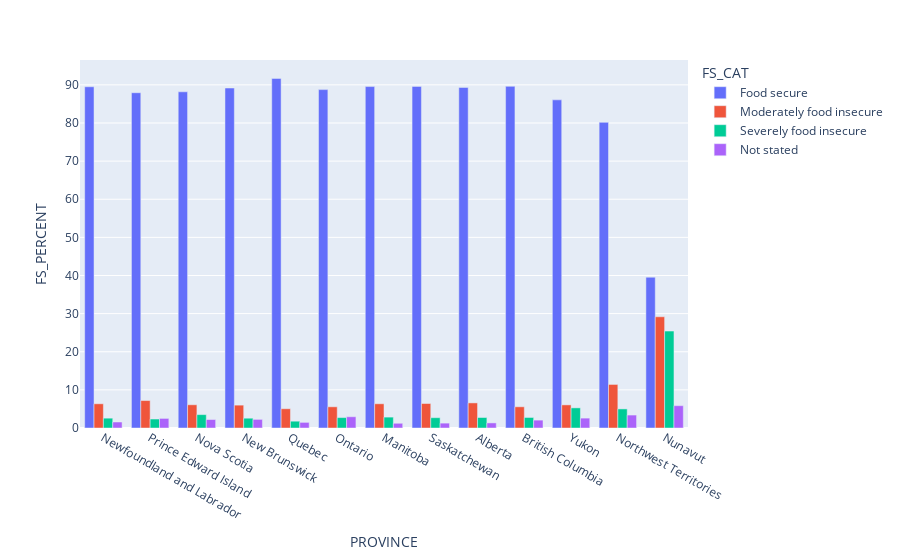

The code cell stored with this chart in its notebook:
### Code cell
fig=px.bar(data_fs_prov, x='PROVINCE', y='FS_PERCENT', color='FS_CAT', barmode='group')
fig.show()

### Figure 1 — Plotly figure (JSON) as saved in the notebook; plotly's stock layout.template omitted (floating-point values rounded to 4 significant figures)
{"data": [{"alignmentgroup": "True", "hovertemplate": "FS_CAT=Food secure<br>PROVINCE=%{x}<br>FS_PERCENT=%{y}<extra></extra>", "legendgroup": "Food secure", "marker": {"color": "#636efa", "pattern": {"shape": ""}}, "name": "Food secure", "offsetgroup": "Food secure", "orientation": "v", "showlegend": true, "textposition": "auto", "type": "bar", "x": ["Newfoundland and Labrador", "Prince Edward Island", "Nova Scotia", "New Brunswick", "Quebec", "Ontario", "Manitoba", "Saskatchewan", "Alberta", "British Columbia", "Yukon", "Northwest Territories", "Nunavut"], "xaxis": "x", "y": [89.5, 87.93, 88.18, 89.17, 91.69, 88.75, 89.55, 89.6, 89.33, 89.61, 86.06, 80.17, 39.55], "yaxis": "y"}, {"alignmentgroup": "True", "hovertemplate": "FS_CAT=Moderately food insecure<br>PROVINCE=%{x}<br>FS_PERCENT=%{y}<extra></extra>", "legendgroup": "Moderately food insecure", "marker": {"color": "#EF553B", "pattern": {"shape": ""}}, "name": "Moderately food insecure", "offsetgroup": "Moderately food insecure", "orientation": "v", "showlegend": true, "textposition": "auto", "type": "bar", "x": ["Newfoundland and Labrador", "Prince Edward Island", "Nova Scotia", "New Brunswick", "Quebec", "Ontario", "Manitoba", "Saskatchewan", "Alberta", "British Columbia", "Yukon", "Northwest Territories", "Nunavut"], "xaxis": "x", "y": [6.353, 7.198, 6.094, 5.997, 5.048, 5.562, 6.356, 6.424, 6.584, 5.562, 6.062, 11.43, 29.17], "yaxis": "y"}, {"alignmentgroup": "True", "hovertemplate": "FS_CAT=Severely food insecure<br>PROVINCE=%{x}<br>FS_PERCENT=%{y}<extra></extra>", "legendgroup": "Severely food insecure", "marker": {"color": "#00cc96", "pattern": {"shape": ""}}, "name": "Severely food insecure", "offsetgroup": "Severely food insecure", "orientation": "v", "showlegend": true, "textposition": "auto", "type": "bar", "x": ["Newfoundland and Labrador", "Prince Edward Island", "Nova Scotia", "New Brunswick", "Quebec", "Ontario", "Manitoba", "Saskatchewan", "Alberta", "British Columbia", "Yukon", "Northwest Territories", "Nunavut"], "xaxis": "x", "y": [2.578, 2.353, 3.508, 2.569, 1.785, 2.734, 2.855, 2.702, 2.753, 2.761, 5.281, 5.007, 25.42], "yaxis": "y"}, {"alignmentgroup": "True", "hovertemplate": "FS_CAT=Not stated<br>PROVINCE=%{x}<br>FS_PERCENT=%{y}<extra></extra>", "legendgroup": "Not stated", "marker": {"color": "#ab63fa", "pattern": {"shape": ""}}, "name": "Not stated", "offsetgroup": "Not stated", "orientation": "v", "showlegend": true, "textposition": "auto", "type": "bar", "x": ["Newfoundland and Labrador", "Prince Edward Island", "Nova Scotia", "New Brunswick", "Quebec", "Ontario", "Manitoba", "Saskatchewan", "Alberta", "British Columbia", "Yukon", "Northwest Territories", "Nunavut"], "xaxis": "x", "y": [1.571, 2.514, 2.221, 2.26, 1.474, 2.953, 1.238, 1.277, 1.335, 2.066, 2.594, 3.395, 5.853], "yaxis": "y"}], "layout": {"barmode": "group", "legend": {"title": {"text": "FS_CAT"}, "tracegroupgap": 0}, "margin": {"t": 60}, "xaxis": {"anchor": "y", "domain": [0, 1], "title": {"text": "PROVINCE"}}, "yaxis": {"anchor": "x", "domain": [0, 1], "title": {"text": "FS_PERCENT"}}}}
